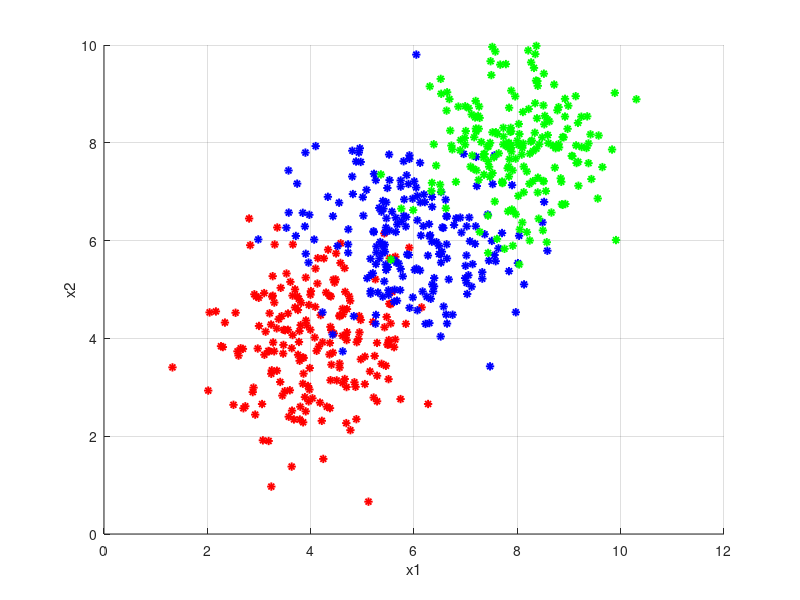
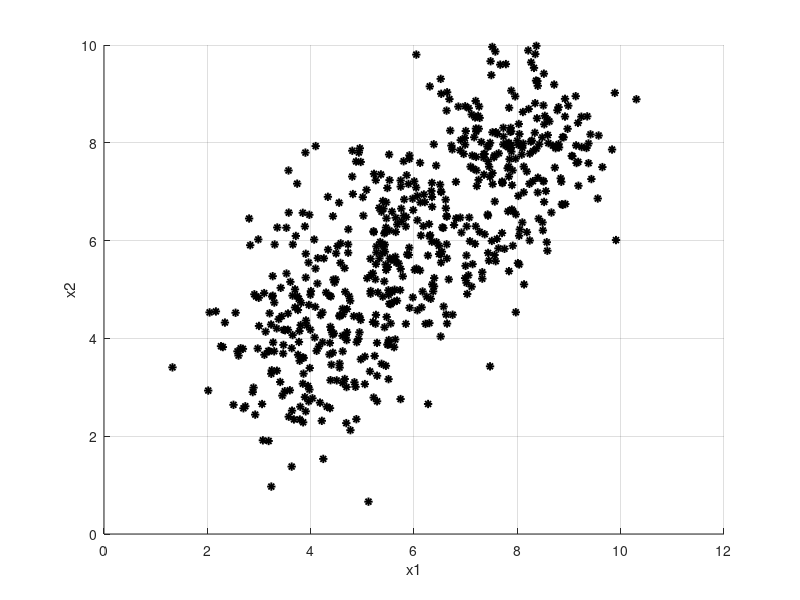
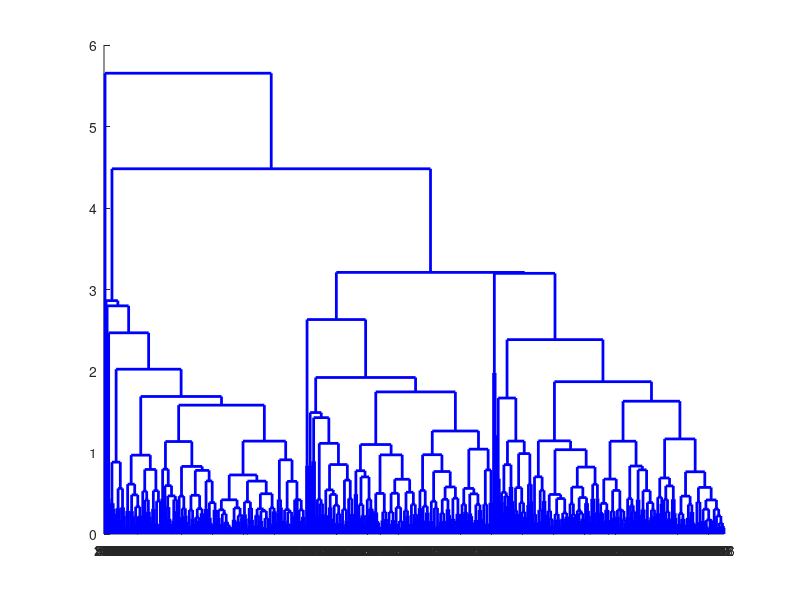

Reproduce these figures in MATLAB, in order. (Note: this script raises an error after producing the figures.)
% This script demonstrates the hierarchical clustering algorithm on a set of
% artificially generated data points. Data points are considered to be
% sampled from three different multivariate distributions identified by the
% parameters MU1, MU2, MU3 and SIGMA1, SIGMA2, SIGMA3.

%Initialize workspace.
clc
clear all

% Define the parameters of the multivariate gaussian distributions.
MU1 = [4 4];
MU2 = [6 6];
MU3 = [8 8];
SIGMA1 = [1 0; 0 1];
SIGMA2 = [1 0; 0 1];
SIGMA3 = [1 0; 0 1];

% Sample equal number of points from both distributions.
% Let N be the number of points to be sampled.
N = 200;
X1 = mvnrnd(MU1,SIGMA1,N);
X2 = mvnrnd(MU2,SIGMA2,N);
X3 = mvnrnd(MU3,SIGMA3,N);
% Store both sets of points in a single matrix.
X = [X1;X2;X3];

% Plot the labeded data points
figure('Name','Labeled Data Popints')
hold on
plot(X1(:,1),X1(:,2),'*r','LineWidth',1.4);
plot(X2(:,1),X2(:,2),'*b','LineWidth',1.4);
plot(X3(:,1),X3(:,2),'*g','LineWidth',1.4);
xlabel('x1');
ylabel('x2');
grid on
hold off

%Plot the unlabaled data points.
figure('Name','Unlabeled Data Popints')
hold on
plot(X(:,1),X(:,2),'*k','LineWidth',1.4);
xlabel('x1');
ylabel('x2');
grid on
hold off

% Create the hierarchical clustering dendrogram.
Y = pdist(X,'euclidean');
Z = linkage(Y,'average');
figure('Name','Hierarchical Dendrogram')
[H,T] = dendrogram(Z,0,'colorthreshold','default');
set(H,'LineWidth',2)

% Cluster data in three clusters.
T = clusterdata(X,'linkage','average',3);
figure('Name','Identified Clusters')
scatter(X(:,1),X(:,2),10,T,'filled')
grid on